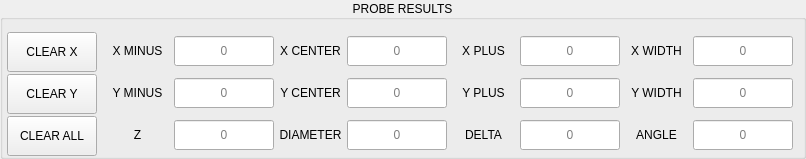
    <widget class="QGroupBox" name="groupBox_results">
     <property name="title">
      <string>PROBE RESULTS</string>
     </property>
     <property name="alignment">
      <set>Qt::AlignCenter</set>
     </property>
     <layout class="QHBoxLayout" name="horizontalLayout_3">
      <property name="spacing">
       <number>4</number>
      </property>
      <property name="leftMargin">
       <number>4</number>
      </property>
      <property name="topMargin">
       <number>12</number>
      </property>
      <property name="rightMargin">
       <number>4</number>
      </property>
      <property name="bottomMargin">
       <number>0</number>
      </property>
      <item>
       <widget class="QWidget" name="widget_clear_results" native="true">
        <property name="minimumSize">
         <size>
          <width>90</width>
          <height>0</height>
         </size>
        </property>
        <property name="maximumSize">
         <size>
          <width>90</width>
          <height>16777215</height>
         </size>
        </property>
        <layout class="QVBoxLayout" name="verticalLayout_45">
         <property name="spacing">
          <number>2</number>
         </property>
         <property name="leftMargin">
          <number>0</number>
         </property>
         <property name="topMargin">
          <number>0</number>
         </property>
         <property name="rightMargin">
          <number>0</number>
         </property>
         <property name="bottomMargin">
          <number>0</number>
         </property>
         <item>
          <widget class="QPushButton" name="btn_clear_x_results">
           <property name="sizePolicy">
            <sizepolicy hsizetype="Preferred" vsizetype="Preferred">
             <horstretch>0</horstretch>
             <verstretch>0</verstretch>
            </sizepolicy>
           </property>
           <property name="minimumSize">
            <size>
             <width>0</width>
             <height>40</height>
            </size>
           </property>
           <property name="maximumSize">
            <size>
             <width>16777215</width>
             <height>40</height>
            </size>
           </property>
           <property name="text">
            <string>CLEAR X</string>
           </property>
           <property name="clear" stdset="0">
            <string>clear_x</string>
           </property>
           <attribute name="buttonGroup">
            <string notr="true">clear_buttonGroup</string>
           </attribute>
          </widget>
         </item>
         <item>
          <widget class="QPushButton" name="btn_clear_y_results">
           <property name="sizePolicy">
            <sizepolicy hsizetype="Preferred" vsizetype="Preferred">
             <horstretch>0</horstretch>
             <verstretch>0</verstretch>
            </sizepolicy>
           </property>
           <property name="minimumSize">
            <size>
             <width>0</width>
             <height>40</height>
            </size>
           </property>
           <property name="maximumSize">
            <size>
             <width>16777215</width>
             <height>40</height>
            </size>
           </property>
           <property name="text">
            <string>CLEAR Y</string>
           </property>
           <property name="clear" stdset="0">
            <string>clear_y</string>
           </property>
           <attribute name="buttonGroup">
            <string notr="true">clear_buttonGroup</string>
           </attribute>
          </widget>
         </item>
         <item>
          <widget class="QPushButton" name="bt_clear_all_results">
           <property name="sizePolicy">
            <sizepolicy hsizetype="Preferred" vsizetype="Preferred">
             <horstretch>0</horstretch>
             <verstretch>0</verstretch>
            </sizepolicy>
           </property>
           <property name="minimumSize">
            <size>
             <width>0</width>
             <height>40</height>
            </size>
           </property>
           <property name="maximumSize">
            <size>
             <width>16777215</width>
             <height>40</height>
            </size>
           </property>
           <property name="text">
            <string>CLEAR ALL</string>
           </property>
           <property name="clear" stdset="0">
            <string>clear_all</string>
           </property>
           <attribute name="buttonGroup">
            <string notr="true">clear_buttonGroup</string>
           </attribute>
          </widget>
         </item>
        </layout>
       </widget>
      </item>
      <item>
       <widget class="QWidget" name="widget_result_table" native="true">
        <property name="sizePolicy">
         <sizepolicy hsizetype="Expanding" vsizetype="Preferred">
          <horstretch>0</horstretch>
          <verstretch>0</verstretch>
         </sizepolicy>
        </property>
        <layout class="QVBoxLayout" name="verticalLayout_46">
         <property name="spacing">
          <number>4</number>
         </property>
         <property name="leftMargin">
          <number>2</number>
         </property>
         <property name="topMargin">
          <number>0</number>
         </property>
         <property name="rightMargin">
          <number>4</number>
         </property>
         <property name="bottomMargin">
          <number>2</number>
         </property>
         <item>
          <widget class="QWidget" name="widget_x_results" native="true">
           <layout class="QHBoxLayout" name="horizontalLayout_52">
            <property name="spacing">
             <number>4</number>
            </property>
            <property name="leftMargin">
             <number>2</number>
            </property>
            <property name="topMargin">
             <number>0</number>
            </property>
            <property name="rightMargin">
             <number>2</number>
            </property>
            <property name="bottomMargin">
             <number>0</number>
            </property>
            <item>
             <widget class="QLabel" name="label_43">
              <property name="sizePolicy">
               <sizepolicy hsizetype="Preferred" vsizetype="Preferred">
                <horstretch>0</horstretch>
                <verstretch>0</verstretch>
               </sizepolicy>
              </property>
              <property name="minimumSize">
               <size>
                <width>65</width>
                <height>30</height>
               </size>
              </property>
              <property name="maximumSize">
               <size>
                <width>70</width>
                <height>30</height>
               </size>
              </property>
              <property name="text">
               <string>X MINUS</string>
              </property>
              <property name="alignment">
               <set>Qt::AlignCenter</set>
              </property>
             </widget>
            </item>
            <item>
             <widget class="QLineEdit" name="status_xm">
              <property name="sizePolicy">
               <sizepolicy hsizetype="Preferred" vsizetype="Preferred">
                <horstretch>0</horstretch>
                <verstretch>0</verstretch>
               </sizepolicy>
              </property>
              <property name="minimumSize">
               <size>
                <width>100</width>
                <height>30</height>
               </size>
              </property>
              <property name="maximumSize">
               <size>
                <width>80</width>
                <height>30</height>
               </size>
              </property>
              <property name="focusPolicy">
               <enum>Qt::NoFocus</enum>
              </property>
              <property name="maxLength">
               <number>10</number>
              </property>
              <property name="alignment">
               <set>Qt::AlignCenter</set>
              </property>
              <property name="readOnly">
               <bool>true</bool>
              </property>
              <property name="placeholderText">
               <string>0</string>
              </property>
             </widget>
            </item>
            <item>
             <widget class="QLabel" name="label_44">
              <property name="sizePolicy">
               <sizepolicy hsizetype="Preferred" vsizetype="Preferred">
                <horstretch>0</horstretch>
                <verstretch>0</verstretch>
               </sizepolicy>
              </property>
              <property name="minimumSize">
               <size>
                <width>65</width>
                <height>30</height>
               </size>
              </property>
              <property name="maximumSize">
               <size>
                <width>70</width>
                <height>30</height>
               </size>
              </property>
              <property name="text">
               <string>X CENTER</string>
              </property>
              <property name="alignment">
               <set>Qt::AlignCenter</set>
              </property>
             </widget>
            </item>
            <item>
             <widget class="QLineEdit" name="status_xc">
              <property name="sizePolicy">
               <sizepolicy hsizetype="Preferred" vsizetype="Preferred">
                <horstretch>0</horstretch>
                <verstretch>0</verstretch>
               </sizepolicy>
              </property>
              <property name="minimumSize">
               <size>
                <width>100</width>
                <height>30</height>
               </size>
              </property>
              <property name="maximumSize">
               <size>
                <width>80</width>
                <height>30</height>
               </size>
              </property>
              <property name="focusPolicy">
               <enum>Qt::NoFocus</enum>
              </property>
              <property name="maxLength">
               <number>10</number>
              </property>
              <property name="alignment">
               <set>Qt::AlignCenter</set>
              </property>
              <property name="readOnly">
               <bool>true</bool>
              </property>
              <property name="placeholderText">
               <string>0</string>
              </property>
             </widget>
            </item>
            <item>
             <widget class="QLabel" name="label_45">
              <property name="sizePolicy">
               <sizepolicy hsizetype="Preferred" vsizetype="Preferred">
                <horstretch>0</horstretch>
                <verstretch>0</verstretch>
               </sizepolicy>
              </property>
              <property name="minimumSize">
               <size>
                <width>65</width>
                <height>30</height>
               </size>
              </property>
              <property name="maximumSize">
               <size>
                <width>70</width>
                <height>30</height>
               </size>
              </property>
              <property name="text">
               <string>X PLUS</string>
              </property>
              <property name="alignment">
               <set>Qt::AlignCenter</set>
              </property>
             </widget>
            </item>
            <item>
             <widget class="QLineEdit" name="status_xp">
              <property name="sizePolicy">
               <sizepolicy hsizetype="Preferred" vsizetype="Preferred">
                <horstretch>0</horstretch>
                <verstretch>0</verstretch>
               </sizepolicy>
              </property>
              <property name="minimumSize">
               <size>
                <width>100</width>
                <height>30</height>
               </size>
              </property>
              <property name="maximumSize">
               <size>
                <width>80</width>
                <height>30</height>
               </size>
              </property>
              <property name="focusPolicy">
               <enum>Qt::NoFocus</enum>
              </property>
              <property name="maxLength">
               <number>10</number>
              </property>
              <property name="alignment">
               <set>Qt::AlignCenter</set>
              </property>
              <property name="readOnly">
               <bool>true</bool>
              </property>
              <property name="placeholderText">
               <string>0</string>
              </property>
             </widget>
            </item>
            <item>
             <widget class="QLabel" name="label_46">
              <property name="sizePolicy">
               <sizepolicy hsizetype="Preferred" vsizetype="Preferred">
                <horstretch>0</horstretch>
                <verstretch>0</verstretch>
               </sizepolicy>
              </property>
              <property name="minimumSize">
               <size>
                <width>65</width>
                <height>30</height>
               </size>
              </property>
              <property name="maximumSize">
               <size>
                <width>70</width>
                <height>30</height>
               </size>
              </property>
              <property name="text">
               <string>X WIDTH</string>
              </property>
              <property name="alignment">
               <set>Qt::AlignCenter</set>
              </property>
             </widget>
            </item>
            <item>
             <widget class="QLineEdit" name="status_lx">
              <property name="sizePolicy">
               <sizepolicy hsizetype="Preferred" vsizetype="Preferred">
                <horstretch>0</horstretch>
                <verstretch>0</verstretch>
               </sizepolicy>
              </property>
              <property name="minimumSize">
               <size>
                <width>100</width>
                <height>30</height>
               </size>
              </property>
              <property name="maximumSize">
               <size>
                <width>80</width>
                <height>30</height>
               </size>
              </property>
              <property name="focusPolicy">
               <enum>Qt::NoFocus</enum>
              </property>
              <property name="maxLength">
               <number>10</number>
              </property>
              <property name="alignment">
               <set>Qt::AlignCenter</set>
              </property>
              <property name="readOnly">
               <bool>true</bool>
              </property>
              <property name="placeholderText">
               <string>0</string>
              </property>
             </widget>
            </item>
           </layout>
          </widget>
         </item>
         <item>
          <widget class="QWidget" name="widget_y_results" native="true">
           <layout class="QHBoxLayout" name="horizontalLayout_53" stretch="0,0,0,0,0,0,0,0">
            <property name="spacing">
             <number>4</number>
            </property>
            <property name="leftMargin">
             <number>2</number>
            </property>
            <property name="topMargin">
             <number>0</number>
            </property>
            <property name="rightMargin">
             <number>2</number>
            </property>
            <property name="bottomMargin">
             <number>0</number>
            </property>
            <item>
             <widget class="QLabel" name="label_47">
              <property name="sizePolicy">
               <sizepolicy hsizetype="Preferred" vsizetype="Preferred">
                <horstretch>0</horstretch>
                <verstretch>0</verstretch>
               </sizepolicy>
              </property>
              <property name="minimumSize">
               <size>
                <width>65</width>
                <height>30</height>
               </size>
              </property>
              <property name="maximumSize">
               <size>
                <width>70</width>
                <height>30</height>
               </size>
              </property>
              <property name="text">
               <string>Y MINUS</string>
              </property>
              <property name="alignment">
               <set>Qt::AlignCenter</set>
              </property>
             </widget>
            </item>
            <item>
             <widget class="QLineEdit" name="status_ym">
              <property name="sizePolicy">
               <sizepolicy hsizetype="Preferred" vsizetype="Preferred">
                <horstretch>0</horstretch>
                <verstretch>0</verstretch>
               </sizepolicy>
              </property>
              <property name="minimumSize">
               <size>
                <width>100</width>
                <height>30</height>
               </size>
              </property>
              <property name="maximumSize">
               <size>
                <width>80</width>
                <height>30</height>
               </size>
              </property>
              <property name="focusPolicy">
               <enum>Qt::NoFocus</enum>
              </property>
              <property name="maxLength">
               <number>10</number>
              </property>
              <property name="alignment">
               <set>Qt::AlignCenter</set>
              </property>
              <property name="readOnly">
               <bool>true</bool>
              </property>
              <property name="placeholderText">
               <string>0</string>
              </property>
             </widget>
            </item>
            <item>
             <widget class="QLabel" name="label_48">
              <property name="sizePolicy">
               <sizepolicy hsizetype="Preferred" vsizetype="Preferred">
                <horstretch>0</horstretch>
                <verstretch>0</verstretch>
               </sizepolicy>
              </property>
              <property name="minimumSize">
               <size>
                <width>65</width>
                <height>30</height>
               </size>
              </property>
              <property name="maximumSize">
               <size>
                <width>70</width>
                <height>30</height>
               </size>
              </property>
              <property name="text">
               <string>Y CENTER</string>
              </property>
              <property name="alignment">
               <set>Qt::AlignCenter</set>
              </property>
             </widget>
            </item>
            <item>
             <widget class="QLineEdit" name="status_yc">
              <property name="sizePolicy">
               <sizepolicy hsizetype="Preferred" vsizetype="Preferred">
                <horstretch>0</horstretch>
                <verstretch>0</verstretch>
               </sizepolicy>
              </property>
              <property name="minimumSize">
               <size>
                <width>100</width>
                <height>30</height>
               </size>
              </property>
              <property name="maximumSize">
               <size>
                <width>80</width>
                <height>30</height>
               </size>
              </property>
              <property name="focusPolicy">
               <enum>Qt::NoFocus</enum>
              </property>
              <property name="maxLength">
               <number>10</number>
              </property>
              <property name="alignment">
               <set>Qt::AlignCenter</set>
              </property>
              <property name="readOnly">
               <bool>true</bool>
              </property>
              <property name="placeholderText">
               <string>0</string>
              </property>
             </widget>
            </item>
            <item>
             <widget class="QLabel" name="label_49">
              <property name="sizePolicy">
               <sizepolicy hsizetype="Preferred" vsizetype="Preferred">
                <horstretch>0</horstretch>
                <verstretch>0</verstretch>
               </sizepolicy>
              </property>
              <property name="minimumSize">
               <size>
                <width>65</width>
                <height>30</height>
               </size>
              </property>
              <property name="maximumSize">
               <size>
                <width>70</width>
                <height>30</height>
               </size>
              </property>
              <property name="text">
               <string>Y PLUS</string>
              </property>
              <property name="alignment">
               <set>Qt::AlignCenter</set>
              </property>
             </widget>
            </item>
            <item>
             <widget class="QLineEdit" name="status_yp">
              <property name="sizePolicy">
               <sizepolicy hsizetype="Preferred" vsizetype="Preferred">
                <horstretch>0</horstretch>
                <verstretch>0</verstretch>
               </sizepolicy>
              </property>
              <property name="minimumSize">
               <size>
                <width>100</width>
                <height>30</height>
               </size>
              </property>
              <property name="maximumSize">
               <size>
                <width>80</width>
                <height>30</height>
               </size>
              </property>
              <property name="focusPolicy">
               <enum>Qt::NoFocus</enum>
              </property>
              <property name="maxLength">
               <number>10</number>
              </property>
              <property name="alignment">
               <set>Qt::AlignCenter</set>
              </property>
              <property name="readOnly">
               <bool>true</bool>
              </property>
              <property name="placeholderText">
               <string>0</string>
              </property>
             </widget>
            </item>
            <item>
             <widget class="QLabel" name="label_50">
              <property name="sizePolicy">
               <sizepolicy hsizetype="Preferred" vsizetype="Preferred">
                <horstretch>0</horstretch>
                <verstretch>0</verstretch>
               </sizepolicy>
              </property>
              <property name="minimumSize">
               <size>
                <width>65</width>
                <height>30</height>
               </size>
              </property>
              <property name="maximumSize">
               <size>
                <width>70</width>
                <height>30</height>
               </size>
              </property>
              <property name="text">
               <string>Y WIDTH</string>
              </property>
              <property name="alignment">
               <set>Qt::AlignCenter</set>
              </property>
             </widget>
            </item>
            <item>
             <widget class="QLineEdit" name="status_ly">
              <property name="sizePolicy">
               <sizepolicy hsizetype="Preferred" vsizetype="Preferred">
                <horstretch>0</horstretch>
                <verstretch>0</verstretch>
               </sizepolicy>
              </property>
              <property name="minimumSize">
               <size>
                <width>100</width>
                <height>30</height>
               </size>
              </property>
              <property name="maximumSize">
               <size>
                <width>80</width>
                <height>30</height>
               </size>
              </property>
              <property name="focusPolicy">
               <enum>Qt::NoFocus</enum>
              </property>
              <property name="maxLength">
               <number>10</number>
              </property>
              <property name="alignment">
               <set>Qt::AlignCenter</set>
              </property>
              <property name="readOnly">
               <bool>true</bool>
              </property>
              <property name="placeholderText">
               <string>0</string>
              </property>
             </widget>
            </item>
           </layout>
          </widget>
         </item>
         <item>
          <widget class="QWidget" name="widget_z_results" native="true">
           <layout class="QHBoxLayout" name="horizontalLayout_55">
            <property name="spacing">
             <number>4</number>
            </property>
            <property name="leftMargin">
             <number>2</number>
            </property>
            <property name="topMargin">
             <number>0</number>
            </property>
            <property name="rightMargin">
             <number>2</number>
            </property>
            <property name="bottomMargin">
             <number>0</number>
            </property>
            <item>
             <widget class="QLabel" name="label_51">
              <property name="sizePolicy">
               <sizepolicy hsizetype="Preferred" vsizetype="Preferred">
                <horstretch>0</horstretch>
                <verstretch>0</verstretch>
               </sizepolicy>
              </property>
              <property name="minimumSize">
               <size>
                <width>65</width>
                <height>30</height>
               </size>
              </property>
              <property name="maximumSize">
               <size>
                <width>70</width>
                <height>30</height>
               </size>
              </property>
              <property name="text">
               <string>Z</string>
              </property>
              <property name="alignment">
               <set>Qt::AlignCenter</set>
              </property>
             </widget>
            </item>
            <item>
             <widget class="QLineEdit" name="status_z">
              <property name="sizePolicy">
               <sizepolicy hsizetype="Preferred" vsizetype="Preferred">
                <horstretch>0</horstretch>
                <verstretch>0</verstretch>
               </sizepolicy>
              </property>
              <property name="minimumSize">
               <size>
                <width>100</width>
                <height>30</height>
               </size>
              </property>
              <property name="maximumSize">
               <size>
                <width>80</width>
                <height>30</height>
               </size>
              </property>
              <property name="focusPolicy">
               <enum>Qt::NoFocus</enum>
              </property>
              <property name="maxLength">
               <number>10</number>
              </property>
              <property name="alignment">
               <set>Qt::AlignCenter</set>
              </property>
              <property name="readOnly">
               <bool>true</bool>
              </property>
              <property name="placeholderText">
               <string>0</string>
              </property>
             </widget>
            </item>
            <item>
             <widget class="QLabel" name="label_52">
              <property name="sizePolicy">
               <sizepolicy hsizetype="Preferred" vsizetype="Preferred">
                <horstretch>0</horstretch>
                <verstretch>0</verstretch>
               </sizepolicy>
              </property>
              <property name="minimumSize">
               <size>
                <width>65</width>
                <height>30</height>
               </size>
              </property>
              <property name="maximumSize">
               <size>
                <width>70</width>
                <height>30</height>
               </size>
              </property>
              <property name="text">
               <string>DIAMETER</string>
              </property>
              <property name="alignment">
               <set>Qt::AlignCenter</set>
              </property>
             </widget>
            </item>
            <item>
             <widget class="QLineEdit" name="status_d">
              <property name="sizePolicy">
               <sizepolicy hsizetype="Preferred" vsizetype="Preferred">
                <horstretch>0</horstretch>
                <verstretch>0</verstretch>
               </sizepolicy>
              </property>
              <property name="minimumSize">
               <size>
                <width>100</width>
                <height>30</height>
               </size>
              </property>
              <property name="maximumSize">
               <size>
                <width>80</width>
                <height>30</height>
               </size>
              </property>
              <property name="focusPolicy">
               <enum>Qt::NoFocus</enum>
              </property>
              <property name="maxLength">
               <number>10</number>
              </property>
              <property name="alignment">
               <set>Qt::AlignCenter</set>
              </property>
              <property name="readOnly">
               <bool>true</bool>
              </property>
              <property name="placeholderText">
               <string>0</string>
              </property>
             </widget>
            </item>
            <item>
             <widget class="QLabel" name="label_53">
              <property name="sizePolicy">
               <sizepolicy hsizetype="Preferred" vsizetype="Preferred">
                <horstretch>0</horstretch>
                <verstretch>0</verstretch>
               </sizepolicy>
              </property>
              <property name="minimumSize">
               <size>
                <width>65</width>
                <height>30</height>
               </size>
              </property>
              <property name="maximumSize">
               <size>
                <width>70</width>
                <height>30</height>
               </size>
              </property>
              <property name="text">
               <string>DELTA</string>
              </property>
              <property name="alignment">
               <set>Qt::AlignCenter</set>
              </property>
             </widget>
            </item>
            <item>
             <widget class="QLineEdit" name="status_delta">
              <property name="sizePolicy">
               <sizepolicy hsizetype="Preferred" vsizetype="Preferred">
                <horstretch>0</horstretch>
                <verstretch>0</verstretch>
               </sizepolicy>
              </property>
              <property name="minimumSize">
               <size>
                <width>100</width>
                <height>30</height>
               </size>
              </property>
              <property name="maximumSize">
               <size>
                <width>80</width>
                <height>30</height>
               </size>
              </property>
              <property name="focusPolicy">
               <enum>Qt::NoFocus</enum>
              </property>
              <property name="maxLength">
               <number>10</number>
              </property>
              <property name="alignment">
               <set>Qt::AlignCenter</set>
              </property>
              <property name="readOnly">
               <bool>true</bool>
              </property>
              <property name="placeholderText">
               <string>0</string>
              </property>
             </widget>
            </item>
            <item>
             <widget class="QLabel" name="label_54">
              <property name="sizePolicy">
               <sizepolicy hsizetype="Preferred" vsizetype="Preferred">
                <horstretch>0</horstretch>
                <verstretch>0</verstretch>
               </sizepolicy>
              </property>
              <property name="minimumSize">
               <size>
                <width>65</width>
                <height>30</height>
               </size>
              </property>
              <property name="maximumSize">
               <size>
                <width>70</width>
                <height>30</height>
               </size>
              </property>
              <property name="text">
               <string>ANGLE</string>
              </property>
              <property name="alignment">
               <set>Qt::AlignCenter</set>
              </property>
             </widget>
            </item>
            <item>
             <widget class="QLineEdit" name="status_a">
              <property name="sizePolicy">
               <sizepolicy hsizetype="Preferred" vsizetype="Preferred">
                <horstretch>0</horstretch>
                <verstretch>0</verstretch>
               </sizepolicy>
              </property>
              <property name="minimumSize">
               <size>
                <width>100</width>
                <height>30</height>
               </size>
              </property>
              <property name="maximumSize">
               <size>
                <width>80</width>
                <height>30</height>
               </size>
              </property>
              <property name="focusPolicy">
               <enum>Qt::NoFocus</enum>
              </property>
              <property name="maxLength">
               <number>10</number>
              </property>
              <property name="alignment">
               <set>Qt::AlignCenter</set>
              </property>
              <property name="readOnly">
               <bool>true</bool>
              </property>
              <property name="placeholderText">
               <string>0</string>
              </property>
             </widget>
            </item>
           </layout>
          </widget>
         </item>
        </layout>
       </widget>
      </item>
     </layout>
    </widget>
